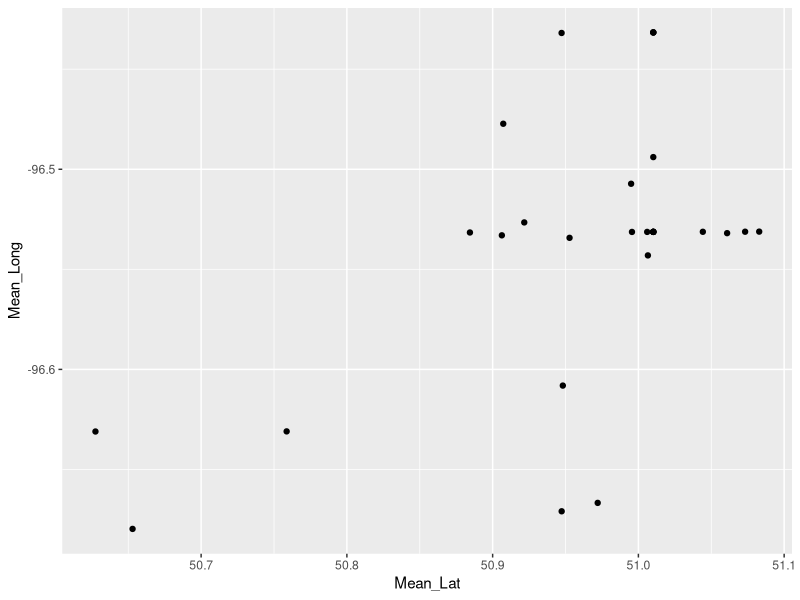

Generate this figure with R:
####
#
## 1. Data Summaries 
#
####


library(dplyr)
library(lubridate)
library(ggplot2)

setwd("D:/temp/R")
fish <- read.csv(file = 'Telemetry Subset.csv')
head(fish)


# A. Create a table that shows the number of detections per FishID.
fish %>% group_by(FishID) %>% tally()

# B. Create a table that shows the number of detections per Species.
fish %>% group_by(Species) %>% tally()

# C. Create a table that shows the number of fish per species were
#detected over this time period.

fish %>% group_by(Species) %>% distinct(FishID, .keep_all = TRUE) %>% summarise(n_fish = n()) 

# D. This will test your ability to manipulate POSIX (dates and times) in R. Assume the sun rises at 6am,
#    and sets at 10pm each day. For each fish, calculate the total number of positions during the daytime
#    period (>6 am and < 10pm) and night time (>= 10 pm and <= 6 am).

length(fish)

day <- subset(fish, hour(ymd_hms(fish$Date)) >= 6 & hour(ymd_hms(fish$Date)) < 22)

night <- subset(fish, (hour(ymd_hms(fish$Date)) >= 0 & hour(ymd_hms(fish$Date)) <= 5) | (hour(ymd_hms(fish$Date)) >= 22 & hour(ymd_hms(fish$Date)) < 24))

# A. Create a table that shows the number of detections per FishID.
d_table <- day %>% group_by(FishID) %>% tally()
d_table$DielPeriod <- "Day"

n_table <- night %>% group_by(FishID) %>% tally()
n_table$DielPeriod <- "Night"

# Add datasets vertically
combined_table <- rbind(d_table, n_table)

# Sort by FishID
combined_table_sorted <- combined_table[order(combined_table$FishID),]

####
#
## 2. Mean Daily Position
#
####

# A. Using the provided dataset, calculate the mean daily position for each fish

fish %>% group_by(FishID,day(ymd_hms(fish$Date))) %>% tally()

fish_mean_pos <- fish %>% group_by(FishID,day(ymd_hms(Date))) %>% summarize(Mean_Lat = mean(ReceiverLat, na.rm=TRUE), Mean_Long = mean(ReceiverLong, na.rm=TRUE))

# B. Using ggplot and the coordinates for the south basin of Lake Winnipeg (*.csv file attached),
#    plot the mean daily positions for FishID Wall-135

selected_data <- subset(fish_mean_pos, FishID == "Wall-135")

ggplot(selected_data, aes(x = Mean_Lat, y = Mean_Long)) + geom_point()


####
#
## 3. Code Interpretation and Fish Behaviour
#
####

# A. In a few sentences describe what the code section below is doing,
#    and briefly describe the distribution for each species

fish %>% 
  mutate(Waterbody = case_when(
    ReceiverLat < 50.4 ~ "Red River",
    ReceiverLat >= 50.4 & ReceiverLat < 51.2 ~ "South Basin",
    ReceiverLat >= 51.2 & ReceiverLat < 51.75 ~ "Narrows",
    ReceiverLat >= 51.75 ~ "North Basin"
  )) %>% 
  group_by(Species, Waterbody) %>% 
  summarise(dtcs = length(FishID),
            stations = length(unique(Name)))

# 	The code is adding a new column to the existing dataframe. The name of the column is Waterbody and the value is set as "Red River" if the receiver latitude is less than 50.4, if the latitude is in between 50.4 and 51.2 then the value is set as "South Basin", if the latitude value is in between 51.2 and 51.75 then the value is set as "Narrows", any fish with latitude value greater than 51.75 is set as "North Basin". The dataframe is grouped using Species and Waterbody, and count has been performed.

# Analyzing the distribution of each species, the following insights can be found:

# 1. Bigmouth Buffalo can only be found in Red River.
# 2. Channel Catfish can be found in Red River and South Basin, but this species is detected more in Red River.
# 3. Common Carp can be found in Narrows, Red River, and South Basin while more in Narrows.
# 4. Drum can be found in Narrows, North Basin, Red River, and South Basin, while more in South Basin.
# 5. Walleye can be found in Narrows, North Basin, and South Basin while more in South Basin 
# South Basin can be a hot spot for Drum and Walleye. In Red River, Channel Catfish and Bigmouth Buffalo species are frequently detected. There is a higher chance of getting Common Carp in the Narrows.

